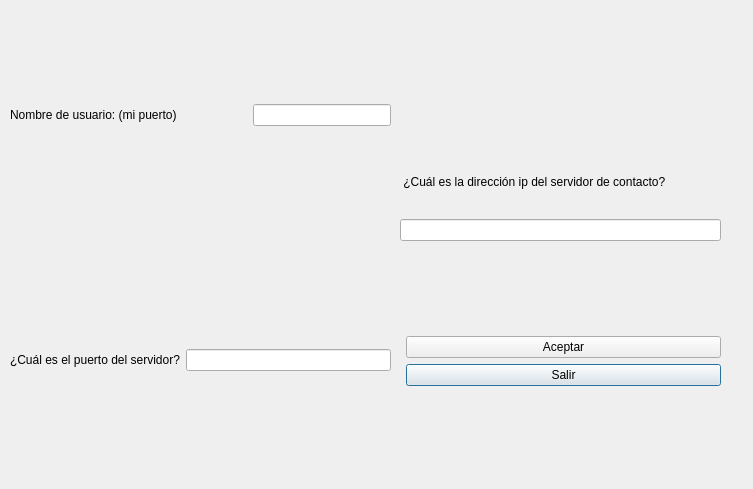
<?xml version="1.0" encoding="UTF-8"?>
<ui version="4.0">
 <class>Chat</class>
 <widget class="QDialog" name="Chat">
  <property name="geometry">
   <rect>
    <x>0</x>
    <y>0</y>
    <width>753</width>
    <height>489</height>
   </rect>
  </property>
  <property name="windowTitle">
   <string>Chat</string>
  </property>
  <widget class="QStackedWidget" name="stackedWidget">
   <property name="geometry">
    <rect>
     <x>0</x>
     <y>0</y>
     <width>741</width>
     <height>481</height>
    </rect>
   </property>
   <property name="currentIndex">
    <number>0</number>
   </property>
   <widget class="QWidget" name="page_2">
    <widget class="QWidget" name="formLayoutWidget">
     <property name="geometry">
      <rect>
       <x>400</x>
       <y>330</y>
       <width>321</width>
       <height>151</height>
      </rect>
     </property>
     <layout class="QFormLayout" name="formLayout_2">
      <item row="5" column="0">
       <layout class="QHBoxLayout" name="horizontalLayout_3"/>
      </item>
      <item row="7" column="1">
       <widget class="QPushButton" name="pushButton">
        <property name="text">
         <string>Salir</string>
        </property>
       </widget>
      </item>
      <item row="6" column="1">
       <widget class="QPushButton" name="pushButton_2">
        <property name="text">
         <string>Aceptar</string>
        </property>
       </widget>
      </item>
     </layout>
    </widget>
    <widget class="QWidget" name="gridLayoutWidget">
     <property name="geometry">
      <rect>
       <x>10</x>
       <y>10</y>
       <width>381</width>
       <height>211</height>
      </rect>
     </property>
     <layout class="QGridLayout" name="gridLayout">
      <item row="0" column="0">
       <widget class="QLabel" name="label_2">
        <property name="minimumSize">
         <size>
          <width>120</width>
          <height>16</height>
         </size>
        </property>
        <property name="text">
         <string>Nombre de usuario: (mi puerto)                     </string>
        </property>
        <property name="scaledContents">
         <bool>false</bool>
        </property>
       </widget>
      </item>
      <item row="0" column="1">
       <widget class="QLineEdit" name="lineEdit_2"/>
      </item>
     </layout>
    </widget>
    <widget class="QWidget" name="gridLayoutWidget_2">
     <property name="geometry">
      <rect>
       <x>10</x>
       <y>240</y>
       <width>381</width>
       <height>241</height>
      </rect>
     </property>
     <layout class="QGridLayout" name="gridLayout_2">
      <item row="0" column="0">
       <widget class="QLabel" name="label_3">
        <property name="text">
         <string>¿Cuál es el puerto del servidor?</string>
        </property>
       </widget>
      </item>
      <item row="0" column="1">
       <widget class="QLineEdit" name="lineEdit_3"/>
      </item>
     </layout>
    </widget>
    <widget class="QWidget" name="gridLayoutWidget_3">
     <property name="geometry">
      <rect>
       <x>400</x>
       <y>160</y>
       <width>321</width>
       <height>91</height>
      </rect>
     </property>
     <layout class="QGridLayout" name="gridLayout_3">
      <item row="2" column="0" rowspan="2">
       <widget class="QLineEdit" name="lineEdit_4"/>
      </item>
      <item row="0" column="0" rowspan="2">
       <widget class="QLabel" name="label_4">
        <property name="minimumSize">
         <size>
          <width>120</width>
          <height>16</height>
         </size>
        </property>
        <property name="text">
         <string> ¿Cuál es la dirección ip del servidor de contacto?</string>
        </property>
        <property name="scaledContents">
         <bool>false</bool>
        </property>
       </widget>
      </item>
     </layout>
    </widget>
   </widget>
   <widget class="QWidget" name="page_4">
    <widget class="QWidget" name="verticalLayoutWidget_3">
     <property name="geometry">
      <rect>
       <x>-1</x>
       <y>0</y>
       <width>741</width>
       <height>481</height>
      </rect>
     </property>
     <layout class="QVBoxLayout" name="verticalLayout_3">
      <item>
       <widget class="QListWidget" name="listWidget"/>
      </item>
      <item>
       <widget class="QPushButton" name="entrar_chat">
        <property name="text">
         <string>Entrar al chat</string>
        </property>
       </widget>
      </item>
      <item>
       <widget class="QLineEdit" name="contacto_nuevo">
        <property name="placeholderText">
         <string>[Ingresa el nombre del usuario que deseas agregar]</string>
        </property>
       </widget>
      </item>
      <item>
       <widget class="QPushButton" name="agregar_contacto">
        <property name="text">
         <string>Agregar contacto</string>
        </property>
       </widget>
      </item>
      <item>
       <spacer name="horizontalSpacer">
        <property name="orientation">
         <enum>Qt::Horizontal</enum>
        </property>
        <property name="sizeHint" stdset="0">
         <size>
          <width>40</width>
          <height>20</height>
         </size>
        </property>
       </spacer>
      </item>
      <item>
       <layout class="QVBoxLayout" name="verticalLayout_4"/>
      </item>
      <item>
       <widget class="QPushButton" name="salir_programa">
        <property name="text">
         <string>Salir</string>
        </property>
       </widget>
      </item>
     </layout>
    </widget>
   </widget>
   <widget class="QWidget" name="page">
    <widget class="QWidget" name="verticalLayoutWidget">
     <property name="geometry">
      <rect>
       <x>0</x>
       <y>0</y>
       <width>741</width>
       <height>481</height>
      </rect>
     </property>
     <layout class="QVBoxLayout" name="verticalLayout_2">
      <item>
       <widget class="QPlainTextEdit" name="plainTextEdit">
        <property name="readOnly">
         <bool>true</bool>
        </property>
       </widget>
      </item>
      <item>
       <layout class="QHBoxLayout" name="horizontalLayout">
        <item>
         <widget class="QLabel" name="label">
          <property name="text">
           <string>Ingresar
 texto:</string>
          </property>
          <property name="textFormat">
           <enum>Qt::PlainText</enum>
          </property>
          <property name="scaledContents">
           <bool>false</bool>
          </property>
         </widget>
        </item>
        <item>
         <widget class="QLineEdit" name="entrada_texto">
          <property name="placeholderText">
           <string>[Escribe aquí el texto]</string>
          </property>
         </widget>
        </item>
       </layout>
      </item>
      <item>
       <layout class="QHBoxLayout" name="horizontalLayout_2">
        <item>
         <widget class="QPushButton" name="llamar_contacto">
          <property name="text">
           <string>Llamar a contacto</string>
          </property>
         </widget>
        </item>
        <item>
         <widget class="QPushButton" name="regresar">
          <property name="text">
           <string>Regresar</string>
          </property>
         </widget>
        </item>
       </layout>
      </item>
     </layout>
    </widget>
   </widget>
   <widget class="QWidget" name="page_3">
    <widget class="QWidget" name="verticalLayoutWidget_2">
     <property name="geometry">
      <rect>
       <x>80</x>
       <y>40</y>
       <width>551</width>
       <height>371</height>
      </rect>
     </property>
     <layout class="QVBoxLayout" name="verticalLayout">
      <item alignment="Qt::AlignHCenter|Qt::AlignVCenter">
       <widget class="QPlainTextEdit" name="plainTextEdit_2">
        <property name="plainText">
         <string>LLAMADA EN CURSO</string>
        </property>
        <property name="tabStopWidth">
         <number>90</number>
        </property>
        <property name="textInteractionFlags">
         <set>Qt::TextSelectableByKeyboard|Qt::TextSelectableByMouse</set>
        </property>
       </widget>
      </item>
      <item>
       <layout class="QHBoxLayout" name="horizontalLayout_5">
        <item>
         <widget class="QPushButton" name="pushButton_5">
          <property name="text">
           <string>Regresar al chat</string>
          </property>
         </widget>
        </item>
        <item>
         <widget class="QPushButton" name="pushButton_4">
          <property name="text">
           <string>Salir</string>
          </property>
         </widget>
        </item>
       </layout>
      </item>
     </layout>
    </widget>
   </widget>
  </widget>
 </widget>
 <resources/>
 <connections/>
</ui>
